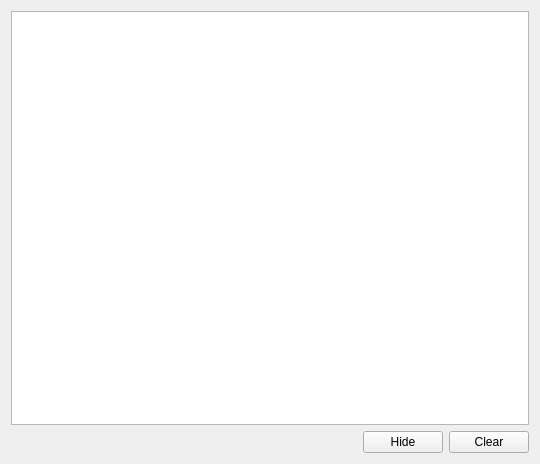
<?xml version="1.0" encoding="UTF-8"?>
<ui version="4.0">
 <class>WidgetLog</class>
 <widget class="QWidget" name="WidgetLog">
  <property name="geometry">
   <rect>
    <x>0</x>
    <y>0</y>
    <width>540</width>
    <height>464</height>
   </rect>
  </property>
  <property name="windowTitle">
   <string>Form</string>
  </property>
  <layout class="QGridLayout" name="gridLayout">
   <item row="0" column="0">
    <widget class="QTextEdit" name="txtEditLog"/>
   </item>
   <item row="1" column="0">
    <layout class="QHBoxLayout" name="horizontalLayout">
     <item>
      <spacer name="horizontalSpacer">
       <property name="orientation">
        <enum>Qt::Orientation::Horizontal</enum>
       </property>
       <property name="sizeHint" stdset="0">
        <size>
         <width>40</width>
         <height>20</height>
        </size>
       </property>
      </spacer>
     </item>
     <item>
      <widget class="QPushButton" name="btnHide">
       <property name="text">
        <string>Hide</string>
       </property>
      </widget>
     </item>
     <item>
      <widget class="QPushButton" name="btnClear">
       <property name="text">
        <string>Clear</string>
       </property>
      </widget>
     </item>
    </layout>
   </item>
  </layout>
 </widget>
 <resources/>
 <connections/>
</ui>
